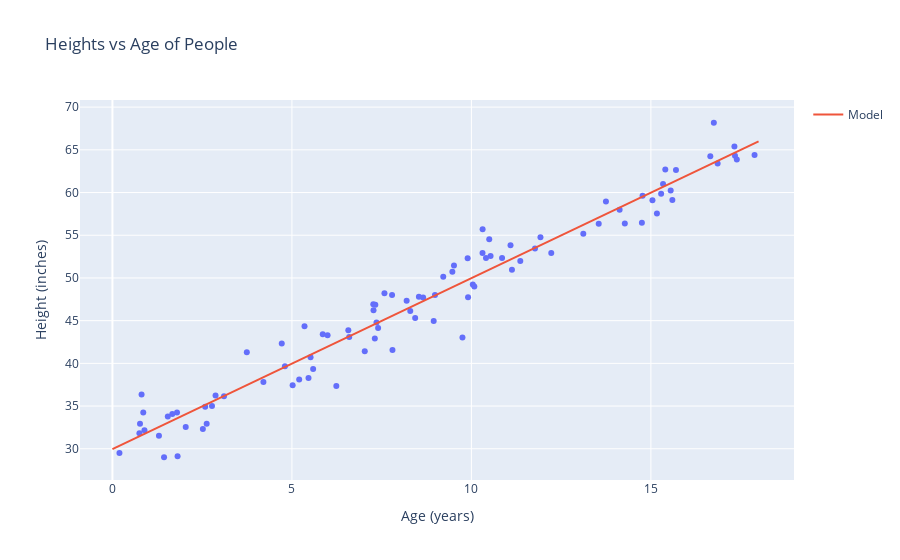

Notebook source saved alongside this figure:
### Markdown cell above
array above tells us that program think in every years, person growing 2 inches

### Code cell
X_new = np.array(list(range(19))).reshape(19,1)
preds = model.predict(X_new)

fig = px.scatter(x=ages, y=heights, title="Heights vs Age of People", labels={'x': "Age (years)",
                                                                             'y': "Height (inches)"})

fig.add_trace(go.Scatter(x=X_new.reshape(19), y=preds, mode='lines', name='Model'))
fig.write_image('base_pic.svg', width=800)
fig.show()

### Figure 1 — Plotly figure (JSON) as saved in the notebook; plotly's stock layout.template omitted (floating-point values rounded to 4 significant figures)
{"data": [{"hovertemplate": "Age (years)=%{x}<br>Height (inches)=%{y}<extra></extra>", "legendgroup": "", "marker": {"color": "#636efa", "symbol": "circle"}, "mode": "markers", "name": "", "orientation": "v", "showlegend": false, "type": "scatter", "x": [14.77, 3.108, 7.267, 1.815, 16.75, 5.351, 8.656, 4.206, 7.357, 1.668, 8.297, 14.75, 15.29, 16.66, 0.8592, 8.433, 11.92, 0.7683, 11.36, 1.296, 10.31, 17.39, 10.31, 6.238, 15.55, 2.773, 15.6, 7.578, 2.042, 9.907, 2.873, 1.542, 5.462, 15.04, 5.994, 4.805, 8.95, 5.02, 9.896, 5.203, 0.1957, 0.8922, 7.31, 10.85, 15.7, 0.8122, 15.4, 9.216, 8.985, 3.744, 0.7519, 6.596, 9.751, 7.401, 17.33, 10.53, 15.17, 9.47, 13.55, 7.801, 2.519, 4.717, 10.04, 11.77, 8.537, 2.584, 1.438, 10.41, 16.86, 12.22, 9.515, 10.08, 8.196, 10.5, 7.274, 11.13, 1.8, 7.79, 7.029, 5.859, 17.34, 6.572, 15.34, 17.89, 14.27, 14.13, 11.09, 13.75, 7.324, 5.592, 2.626, 5.519, 13.12], "xaxis": "x", "y": [59.63, 36.15, 46.91, 29.13, 68.17, 44.35, 47.71, 37.83, 44.79, 34.06, 46.14, 56.46, 59.87, 64.24, 34.25, 45.3, 54.75, 32.94, 52.0, 31.52, 55.7, 63.86, 52.92, 37.36, 60.23, 35.01, 59.13, 48.22, 32.56, 47.75, 36.24, 33.78, 38.29, 59.1, 43.29, 39.67, 44.95, 37.44, 52.32, 38.1, 29.51, 32.18, 42.91, 52.34, 62.64, 36.35, 62.68, 50.13, 48.01, 41.31, 31.83, 43.08, 43.04, 44.14, 65.39, 52.56, 57.54, 50.74, 56.36, 41.58, 32.3, 42.33, 49.22, 53.45, 47.8, 34.93, 29.01, 52.34, 63.39, 52.92, 51.45, 48.99, 47.33, 54.53, 46.21, 50.95, 34.25, 47.99, 41.42, 43.41, 64.31, 43.87, 60.99, 64.39, 56.36, 57.98, 53.82, 58.94, 46.86, 39.34, 32.92, 40.7, 55.18], "yaxis": "y"}, {"mode": "lines", "name": "Model", "type": "scatter", "x": [0, 1, 2, 3, 4, 5, 6, 7, 8, 9, 10, 11, 12, 13, 14, 15, 16, 17, 18], "y": [29.96, 31.96, 33.96, 35.97, 37.97, 39.97, 41.97, 43.97, 45.97, 47.97, 49.98, 51.98, 53.98, 55.98, 57.98, 59.98, 61.98, 63.99, 65.99]}], "layout": {"legend": {"tracegroupgap": 0}, "title": {"text": "Heights vs Age of People"}, "xaxis": {"anchor": "y", "domain": [0, 1], "title": {"text": "Age (years)"}}, "yaxis": {"anchor": "x", "domain": [0, 1], "title": {"text": "Height (inches)"}}}}
